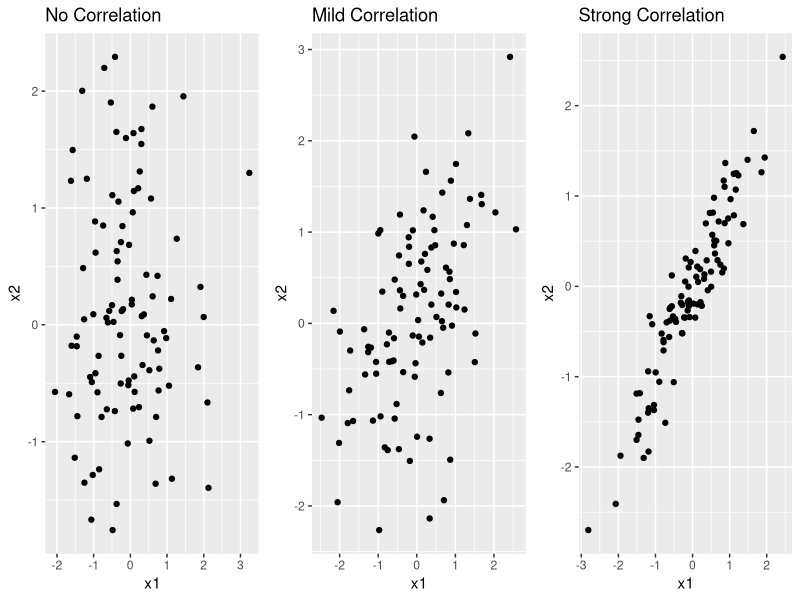

Write R code to recreate this figure.
## ---- chunk 1
#| eval: true
#| echo: true
#| messages: false
#| warnings: false

suppressWarnings(suppressPackageStartupMessages({
library(MASS)
library(ggplot2)
library(glmnet)
library(dplyr)
library(tidyr)
library(gridExtra)
library(kableExtra)
}))

library(MASS)
library(ggplot2)
library(glmnet)
library(dplyr)
library(tidyr)
library(gridExtra)
library(kableExtra)
## ---- chunk 2
set.seed(123)
n <- 100
b0 <- 5
b1 <- 3
b2 <- -2
noise <- rnorm(n)

simulate_data <- function(correlation) {
  x1 <- rnorm(n)
  x2 <- correlation * x1 + sqrt(1 - correlation^2) * rnorm(n)
  y <- b0 + b1 * x1 + b2 * x2 + noise
  data.frame(x1 = x1, x2 = x2, y = y)
}

df_none <- simulate_data(0.0)
df_mild <- simulate_data(0.5)
df_strong <- simulate_data(0.95)
## ---- chunk 3
plot_list <- list(
  ggplot(df_none, aes(x = x1, y = x2)) + geom_point() + ggtitle("No Correlation"),
  ggplot(df_mild, aes(x = x1, y = x2)) + geom_point() + ggtitle("Mild Correlation"),
  ggplot(df_strong, aes(x = x1, y = x2)) + geom_point() + ggtitle("Strong Correlation")
)
grid.arrange(grobs = plot_list, ncol = 3)
## ---- chunk 4
fit_models <- function(df) {
  X <- as.matrix(df[, c("x1", "x2")])
  y <- df$y

  lm_fit <- lm(y ~ x1 + x2, data = df)
  ridge_fit <- glmnet(X, y, alpha = 0, lambda = 1)
  lasso_fit <- glmnet(X, y, alpha = 1, lambda = 0.1)

  results <- tibble(
    Model = c("Linear", "Ridge", "Lasso"),
    bias_b1 = c(coef(lm_fit)["x1"]-b1, coef(ridge_fit)[2]-b1, coef(lasso_fit)[2]-b1),
    bias_b2 = c(coef(lm_fit)["x2"]-b2, coef(ridge_fit)[3]-b2, coef(lasso_fit)[3]-b2),
    MSE = c(mean((predict(lm_fit) - y)^2),
            mean((predict(ridge_fit, X) - y)^2),
            mean((predict(lasso_fit, X) - y)^2))
  )
  return(results)
}
## ---- chunk 5
res_none <- fit_models(df_none) %>% mutate(Scenario = "None")
res_mild <- fit_models(df_mild) %>% mutate(Scenario = "Mild")
res_strong <- fit_models(df_strong) %>% mutate(Scenario = "Strong")

results <- bind_rows(res_none, res_mild, res_strong)
kable(results %>% pivot_wider(names_from = Model, values_from = c(bias_b1, bias_b2, MSE)))
